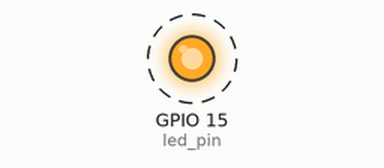
Simulated run of this sketch. Board: ESP32. On the bench: output pins drawn as LEDs (lit = HIGH). Dashed ring = blinking.

Above: at 0.2 s.
Timing chart, 0 to 3.0 s (numbered marks = the images above):
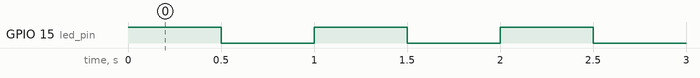

Measured:
- by itself, GPIO 15 (led_pin): alternates HIGH for 0.50 s and LOW for 0.50 s

The sketch:

blink.ino
```cpp
#if CONFIG_FREERTOS_UNICORE
static const BaseType_t app_cpu = 0;
#else
static const BaseType_t app_cpu = 1;
#endif

static const int led_pin = 15;

void toggleLED(void *parameter){
  while(1){
    digitalWrite(led_pin,HIGH);
    vTaskDelay(500/ portTICK_PERIOD_MS);
    digitalWrite(led_pin,LOW);
    vTaskDelay(500/ portTICK_PERIOD_MS);
  }
}
void setup() {
  pinMode(led_pin, OUTPUT);

  xTaskCreatePinnedToCore(
    toggleLED,
    "toggle LED",
    1024,
    NULL,
    1,
    NULL,
    app_cpu
  );

}

void loop() {
  // put your main code here, to run repeatedly:

}
```
